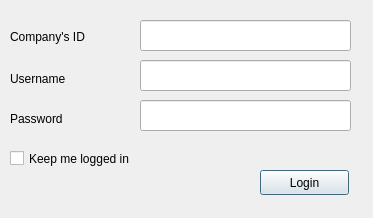
<?xml version="1.0" encoding="UTF-8"?>
<ui version="4.0">
 <class>UserLoginDialog</class>
 <widget class="QDialog" name="UserLoginDialog">
  <property name="geometry">
   <rect>
    <x>0</x>
    <y>0</y>
    <width>373</width>
    <height>218</height>
   </rect>
  </property>
  <property name="windowTitle">
   <string>Login</string>
  </property>
  <widget class="QLineEdit" name="username_line">
   <property name="geometry">
    <rect>
     <x>140</x>
     <y>60</y>
     <width>211</width>
     <height>31</height>
    </rect>
   </property>
  </widget>
  <widget class="QLineEdit" name="password_line">
   <property name="geometry">
    <rect>
     <x>140</x>
     <y>100</y>
     <width>211</width>
     <height>31</height>
    </rect>
   </property>
   <property name="echoMode">
    <enum>QLineEdit::Password</enum>
   </property>
  </widget>
  <widget class="QLineEdit" name="company_line">
   <property name="geometry">
    <rect>
     <x>140</x>
     <y>20</y>
     <width>211</width>
     <height>31</height>
    </rect>
   </property>
  </widget>
  <widget class="QLabel" name="label">
   <property name="geometry">
    <rect>
     <x>10</x>
     <y>28</y>
     <width>121</width>
     <height>17</height>
    </rect>
   </property>
   <property name="text">
    <string>Company's ID</string>
   </property>
   <property name="buddy">
    <cstring>company_line</cstring>
   </property>
  </widget>
  <widget class="QLabel" name="label_2">
   <property name="geometry">
    <rect>
     <x>10</x>
     <y>70</y>
     <width>121</width>
     <height>17</height>
    </rect>
   </property>
   <property name="text">
    <string>Username</string>
   </property>
   <property name="buddy">
    <cstring>username_line</cstring>
   </property>
  </widget>
  <widget class="QLabel" name="label_3">
   <property name="geometry">
    <rect>
     <x>10</x>
     <y>110</y>
     <width>121</width>
     <height>17</height>
    </rect>
   </property>
   <property name="text">
    <string>Password</string>
   </property>
   <property name="buddy">
    <cstring>password_line</cstring>
   </property>
  </widget>
  <widget class="QPushButton" name="login_button">
   <property name="geometry">
    <rect>
     <x>260</x>
     <y>170</y>
     <width>89</width>
     <height>25</height>
    </rect>
   </property>
   <property name="text">
    <string>Login</string>
   </property>
  </widget>
  <widget class="QCheckBox" name="logged_in_check">
   <property name="geometry">
    <rect>
     <x>10</x>
     <y>150</y>
     <width>181</width>
     <height>17</height>
    </rect>
   </property>
   <property name="text">
    <string>Keep me logged in</string>
   </property>
  </widget>
 </widget>
 <tabstops>
  <tabstop>company_line</tabstop>
  <tabstop>username_line</tabstop>
  <tabstop>password_line</tabstop>
  <tabstop>login_button</tabstop>
 </tabstops>
 <resources/>
 <connections>
  <connection>
   <sender>company_line</sender>
   <signal>returnPressed()</signal>
   <receiver>username_line</receiver>
   <slot>selectAll()</slot>
   <hints>
    <hint type="sourcelabel">
     <x>204</x>
     <y>36</y>
    </hint>
    <hint type="destinationlabel">
     <x>204</x>
     <y>72</y>
    </hint>
   </hints>
  </connection>
  <connection>
   <sender>username_line</sender>
   <signal>returnPressed()</signal>
   <receiver>password_line</receiver>
   <slot>selectAll()</slot>
   <hints>
    <hint type="sourcelabel">
     <x>246</x>
     <y>77</y>
    </hint>
    <hint type="destinationlabel">
     <x>281</x>
     <y>124</y>
    </hint>
   </hints>
  </connection>
  <connection>
   <sender>password_line</sender>
   <signal>returnPressed()</signal>
   <receiver>login_button</receiver>
   <slot>click()</slot>
   <hints>
    <hint type="sourcelabel">
     <x>322</x>
     <y>125</y>
    </hint>
    <hint type="destinationlabel">
     <x>323</x>
     <y>168</y>
    </hint>
   </hints>
  </connection>
  <connection>
   <sender>login_button</sender>
   <signal>pressed()</signal>
   <receiver>UserLoginDialog</receiver>
   <slot>accept()</slot>
   <hints>
    <hint type="sourcelabel">
     <x>304</x>
     <y>171</y>
    </hint>
    <hint type="destinationlabel">
     <x>147</x>
     <y>174</y>
    </hint>
   </hints>
  </connection>
 </connections>
</ui>
